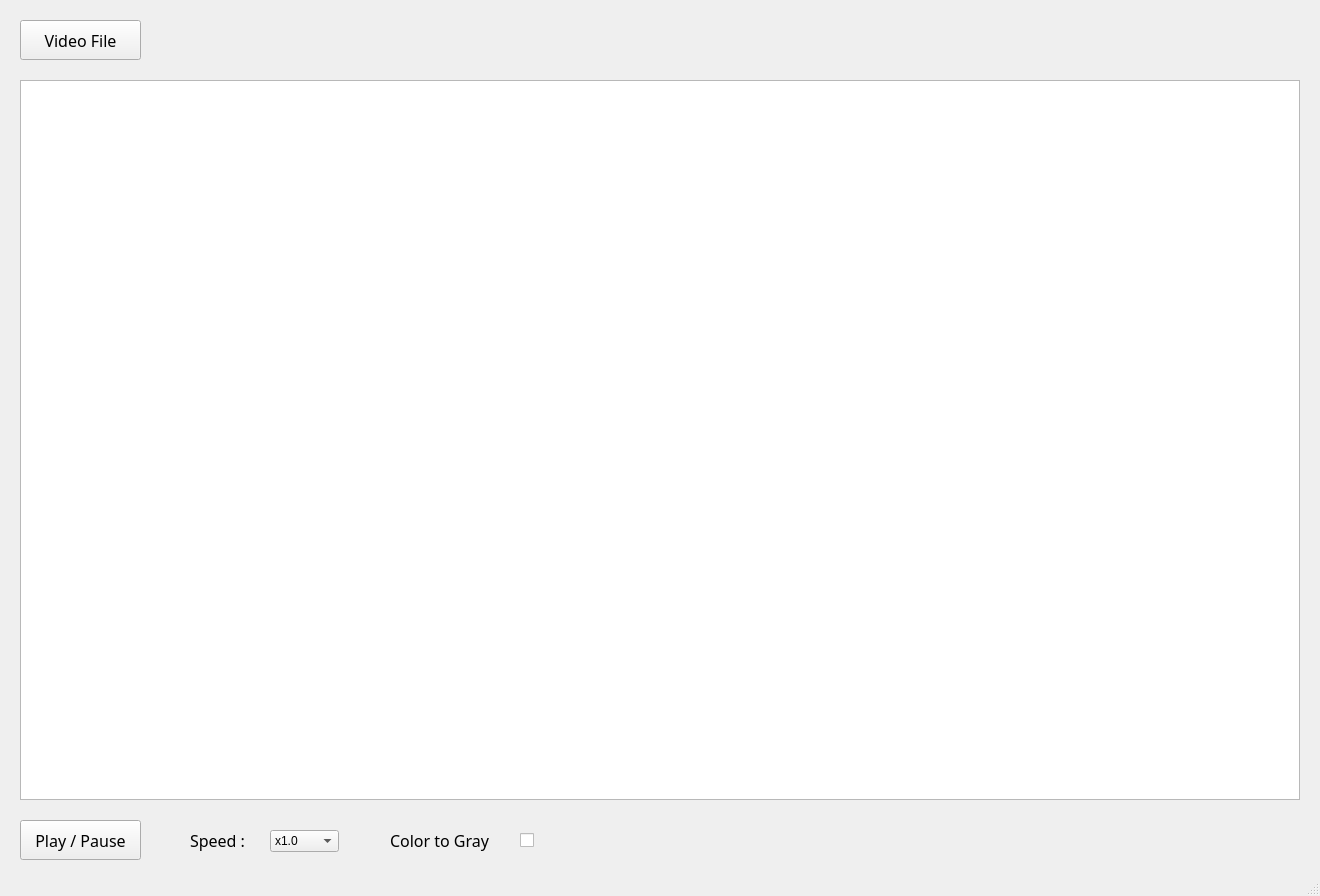
<?xml version="1.0" encoding="UTF-8"?>
<ui version="4.0">
 <class>MainWindow</class>
 <widget class="QMainWindow" name="MainWindow">
  <property name="geometry">
   <rect>
    <x>0</x>
    <y>0</y>
    <width>1320</width>
    <height>896</height>
   </rect>
  </property>
  <property name="windowTitle">
   <string>Video Player</string>
  </property>
  <widget class="QWidget" name="centralwidget">
   <widget class="QGraphicsView" name="graphicsView">
    <property name="geometry">
     <rect>
      <x>20</x>
      <y>80</y>
      <width>1280</width>
      <height>720</height>
     </rect>
    </property>
   </widget>
   <widget class="QPushButton" name="videoFileButton">
    <property name="geometry">
     <rect>
      <x>20</x>
      <y>20</y>
      <width>121</width>
      <height>40</height>
     </rect>
    </property>
    <property name="font">
     <font>
      <family>나눔고딕OTF</family>
      <pointsize>12</pointsize>
     </font>
    </property>
    <property name="text">
     <string>Video File</string>
    </property>
   </widget>
   <widget class="QLabel" name="label">
    <property name="geometry">
     <rect>
      <x>190</x>
      <y>820</y>
      <width>61</width>
      <height>40</height>
     </rect>
    </property>
    <property name="font">
     <font>
      <family>나눔고딕OTF</family>
      <pointsize>12</pointsize>
     </font>
    </property>
    <property name="text">
     <string>Speed : </string>
    </property>
   </widget>
   <widget class="QCheckBox" name="color2GrayCheckBox">
    <property name="geometry">
     <rect>
      <x>520</x>
      <y>820</y>
      <width>75</width>
      <height>40</height>
     </rect>
    </property>
    <property name="sizePolicy">
     <sizepolicy hsizetype="Minimum" vsizetype="Fixed">
      <horstretch>0</horstretch>
      <verstretch>0</verstretch>
     </sizepolicy>
    </property>
    <property name="sizeIncrement">
     <size>
      <width>0</width>
      <height>0</height>
     </size>
    </property>
    <property name="baseSize">
     <size>
      <width>0</width>
      <height>0</height>
     </size>
    </property>
    <property name="font">
     <font>
      <pointsize>12</pointsize>
     </font>
    </property>
    <property name="text">
     <string/>
    </property>
    <property name="iconSize">
     <size>
      <width>16</width>
      <height>16</height>
     </size>
    </property>
   </widget>
   <widget class="QLabel" name="label_2">
    <property name="geometry">
     <rect>
      <x>390</x>
      <y>820</y>
      <width>121</width>
      <height>40</height>
     </rect>
    </property>
    <property name="font">
     <font>
      <family>나눔고딕OTF</family>
      <pointsize>12</pointsize>
     </font>
    </property>
    <property name="text">
     <string>Color to Gray</string>
    </property>
   </widget>
   <widget class="QPushButton" name="playPauseButton">
    <property name="geometry">
     <rect>
      <x>20</x>
      <y>820</y>
      <width>121</width>
      <height>40</height>
     </rect>
    </property>
    <property name="font">
     <font>
      <family>나눔고딕OTF</family>
      <pointsize>12</pointsize>
     </font>
    </property>
    <property name="text">
     <string>Play / Pause</string>
    </property>
   </widget>
   <widget class="QComboBox" name="speedComboBox">
    <property name="geometry">
     <rect>
      <x>270</x>
      <y>830</y>
      <width>69</width>
      <height>22</height>
     </rect>
    </property>
    <item>
     <property name="text">
      <string>x1.0</string>
     </property>
    </item>
    <item>
     <property name="text">
      <string>x1.5</string>
     </property>
    </item>
    <item>
     <property name="text">
      <string>x2.0</string>
     </property>
    </item>
   </widget>
  </widget>
  <widget class="QStatusBar" name="statusbar"/>
 </widget>
 <resources/>
 <connections/>
</ui>
